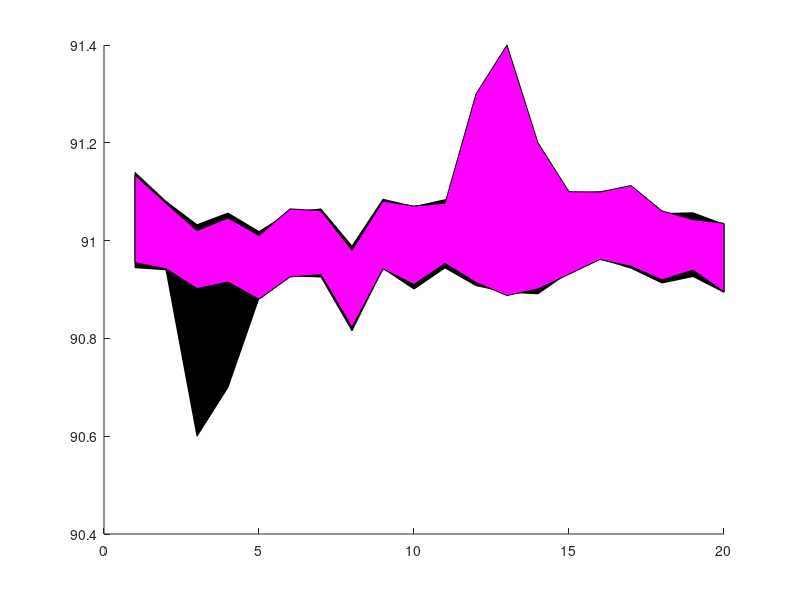

The MATLAB source for this figure: (Note: this script raises an error after producing the figure.)
% shadedConfidenceIntervalPlotTutorial.m
%
% This script shows how to make a plot where a confidence interval is shaded.
% It is a bit primative in its current form, but could be tuned up as an example.
%
% 11/16/12  Varsha Shankar    Wrote it.
% 07/22/13  dhb               Added to lab tutorials, and added a few comments.

%% Clear and close
clear; close all;

%% Define some intervals.
data1 = [
   90.9446   91.1393
   90.9402   91.0803
   90.6      91.0324
   90.7      91.0564
   90.8823   91.0184
   90.9276   91.0584
   90.9256   91.0647
   90.8157   90.9888
   90.9431   91.0846
   90.9009   91.0696
   90.9442   91.0836
   90.9079   91.0638
   90.8945   91.0257
   90.8912   91.0450
   90.9353   91.0958
   90.9625   91.0997
   90.9436   91.1072
   90.9133   91.0554
   90.9265   91.0569
   90.8943   91.0333];

data2 = [
   90.9550   91.1340
   90.9424   91.0763
   90.9020   91.0204
   90.9152   91.0462
   90.8800   91.0106
   90.9257   91.0649
   90.9305   91.0609
   90.8231   90.9803
   90.9421   91.0806
   90.9105   91.0706
   90.9532   91.0764
   90.9146   91.3
   90.8876   91.4
   90.9013   91.2
   90.9313   91.1000
   90.9614   91.0995
   90.9474   91.1126
   90.9197   91.0606
   90.9397   91.0429
   90.8950   91.0354];

%% Make a plot of the theory confidence intervals.
% The key is the fill command in Matlab
figure; clf; hold on
dim = get(gcf,'position');
set(gcf,'position',dim .* [1 1 2 2]);
lower = data1(:,1);
upper = data1(:,2);
num_elements = length(upper);
x = (1:num_elements)';
fillFig = fill([x;flipud(x)],[upper;flipud(lower)],'k');

%% Add the bootstrap confidence intervals
lower = data2(:,1);
upper = data2(:,2);
fill([x;flipud(x)],[upper;flipud(lower)],'m');

%% Fuss a little
% The effect can be modulated with
% the camera/lighting commands, although perhaps
% not to good effect
%camlight; lighting gouraud;

% The alpha parameter is applied to the current axis
% and affects the transparency of the bands.
% I'm sure there is a way to fuss with their color.
alpha(0.2);

%% Basic figure settings and tidying
set(gca,'FontName','Helvetica');
set(gca,'FontSize',28);
set(gca, 'ylim', [90 92]);
set(gca, 'ytick', [90 91 92]);
set(gca, 'xlim', [0 num_elements+1]);
xlabel('Simulation Number');
ylabel('Y Value');
lg = legend('Data Set 1','Data Set 2','Location','NorthWest');
set(lg,'FontSize',28);
title('Example Plot','FontSize',30);
grid on;
